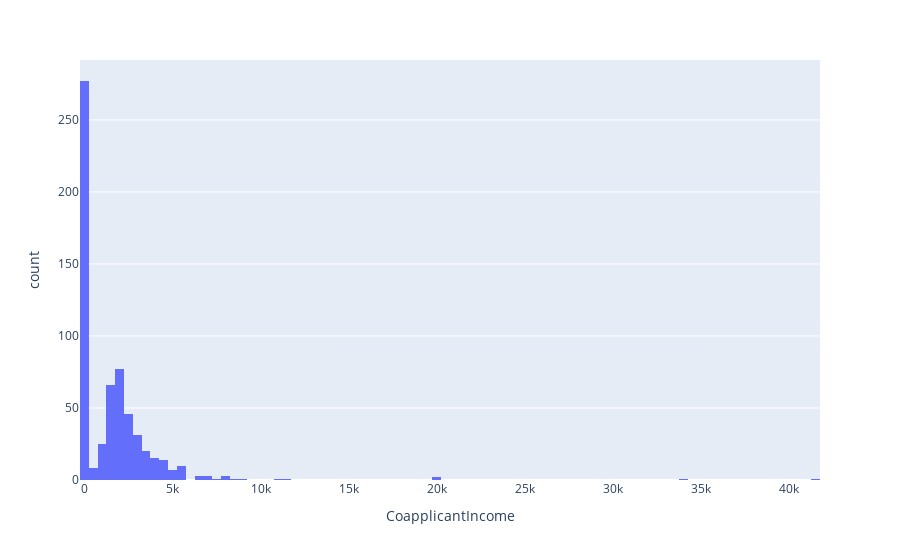

The code cell stored with this chart in its notebook:
### Code cell
px.histogram(data_frame =  df , x = "CoapplicantIncome")

### Figure 1 — Plotly figure (JSON) as saved in the notebook; plotly's stock layout.template omitted (floating-point values rounded to 4 significant figures; data arrays with more than 128 entries replaced by an {"elided": "..."} marker saying what was removed)
{"data": [{"alignmentgroup": "True", "bingroup": "x", "hovertemplate": "CoapplicantIncome=%{x}<br>count=%{y}<extra></extra>", "legendgroup": "", "marker": {"color": "#636efa", "pattern": {"shape": ""}}, "name": "", "offsetgroup": "", "orientation": "v", "showlegend": false, "type": "histogram", "x": {"elided": "614 float values"}, "xaxis": "x", "yaxis": "y"}], "layout": {"barmode": "relative", "legend": {"tracegroupgap": 0}, "margin": {"t": 60}, "xaxis": {"anchor": "y", "domain": [0, 1], "title": {"text": "CoapplicantIncome"}}, "yaxis": {"anchor": "x", "domain": [0, 1], "title": {"text": "count"}}}}
